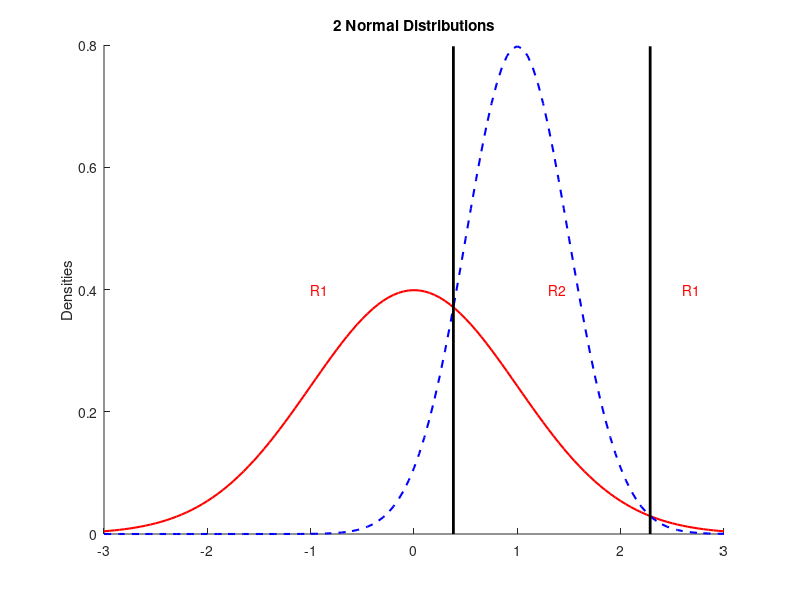

Write MATLAB code to recreate this figure.
% ---------------------------------------------------------------------
% Book:         MVA
% ---------------------------------------------------------------------
% Quantlet:     MVAdisnorm
% ---------------------------------------------------------------------
% Description:  MVAdisnorm displays graphically the maximum likelihood 
%               (ML) discrimination rule for 2 normal distributed
%               samples. The inner interval is the allocation set for 
%               N(1,0.25), the outer intervals are for observations 
%               from N(0,1).
% ---------------------------------------------------------------------
% Usage:        MVAdisnorm
% ---------------------------------------------------------------------
% Inputs:       none
% ---------------------------------------------------------------------
% Output:       Maximum likelihood (ML) discrimination rule for 2 
%               normal distributed samples. The inner interval is the 
%               allocation set for N(1,0.25), the outer intervals are 
%               for observations from N(0,1).
% ---------------------------------------------------------------------
% Example:      
% ---------------------------------------------------------------------
% Author:       Wolfgang Haerdle, Vladimir Georgescu, Jorge Patron,
%               Song Song
% ---------------------------------------------------------------------

t=-3:0.05:3;

pdfn1=normpdf(0,t,1);
f1=[t',pdfn1'];

s2=0.5;
mu2=1;

pdfn2=normpdf(0,(t-mu2)/s2,1);
f2=[t',(pdfn2/s2)'];

hold on
title('2 Normal Distributions');
ylabel('Densities');
plot(f1(:,1),f1(:,2),'r','LineWidth',1.5)
plot(f2(:,1),f2(:,2),'b','LineStyle','--','Linewidth',1.5)

% Vector of points for labels
p1=[-1 1.3 2.6];
p2=[0.4 0.4 0.4];
p=[p1',p2'];
text(p(1,1),p(1,2),'R1','Color','r');
text(p(2,1),p(2,2),'R2','Color','r');
text(p(3,1),p(3,2),'R1','Color','r');

% First and second discrimination points
c1=4/3-sqrt(4+6*log(2))/3;
c2=4/3+sqrt(4+6*log(2))/3;

max1=max(max(f1(:,2)),max(f2(:,2)));

line([c1 c1],[max1 0],'Color','k','LineWidth',2) 
line([c2 c2],[max1 0],'Color','k','LineWidth',2) 
hold off
